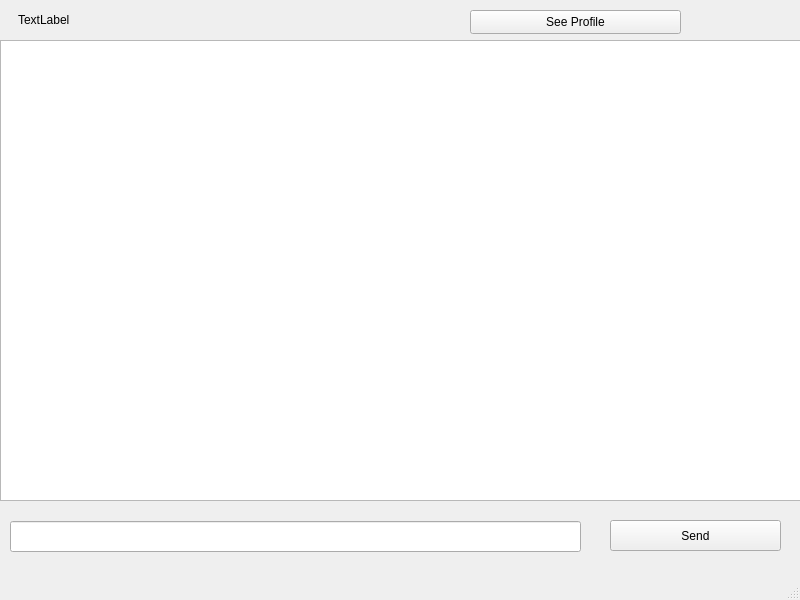
<?xml version="1.0" encoding="UTF-8"?>
<ui version="4.0">
 <class>Pv</class>
 <widget class="QMainWindow" name="Pv">
  <property name="geometry">
   <rect>
    <x>0</x>
    <y>0</y>
    <width>800</width>
    <height>600</height>
   </rect>
  </property>
  <property name="windowTitle">
   <string>MainWindow</string>
  </property>
  <widget class="QWidget" name="centralwidget">
   <widget class="QListWidget" name="listWidget">
    <property name="geometry">
     <rect>
      <x>0</x>
      <y>40</y>
      <width>801</width>
      <height>461</height>
     </rect>
    </property>
   </widget>
   <widget class="QLabel" name="label">
    <property name="geometry">
     <rect>
      <x>18</x>
      <y>10</y>
      <width>131</width>
      <height>20</height>
     </rect>
    </property>
    <property name="text">
     <string>TextLabel</string>
    </property>
   </widget>
   <widget class="QPushButton" name="Profile_btn">
    <property name="geometry">
     <rect>
      <x>470</x>
      <y>10</y>
      <width>211</width>
      <height>24</height>
     </rect>
    </property>
    <property name="text">
     <string>See Profile</string>
    </property>
   </widget>
   <widget class="QLineEdit" name="lineEdit">
    <property name="geometry">
     <rect>
      <x>10</x>
      <y>521</y>
      <width>571</width>
      <height>31</height>
     </rect>
    </property>
   </widget>
   <widget class="QPushButton" name="Send_btn">
    <property name="geometry">
     <rect>
      <x>610</x>
      <y>520</y>
      <width>171</width>
      <height>31</height>
     </rect>
    </property>
    <property name="text">
     <string>Send</string>
    </property>
   </widget>
  </widget>
  <widget class="QMenuBar" name="menubar">
   <property name="geometry">
    <rect>
     <x>0</x>
     <y>0</y>
     <width>800</width>
     <height>22</height>
    </rect>
   </property>
  </widget>
  <widget class="QStatusBar" name="statusbar"/>
 </widget>
 <resources/>
 <connections/>
</ui>
